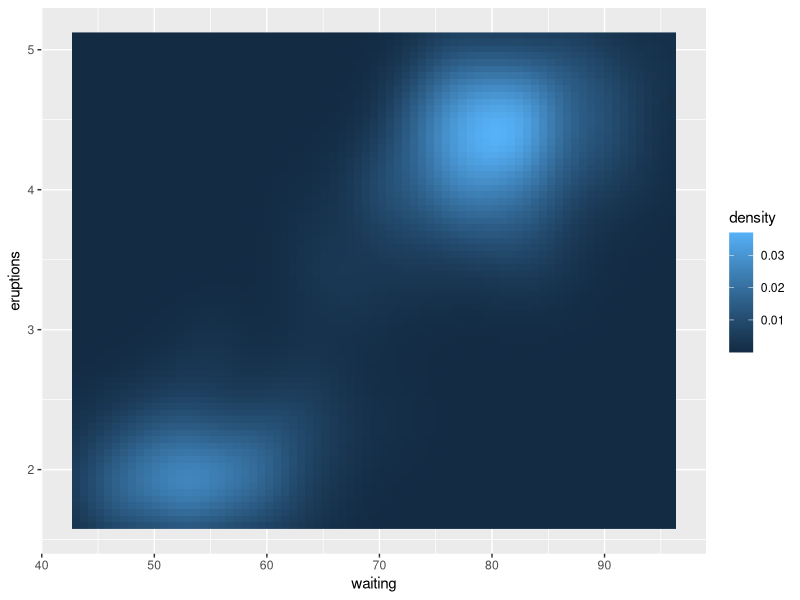
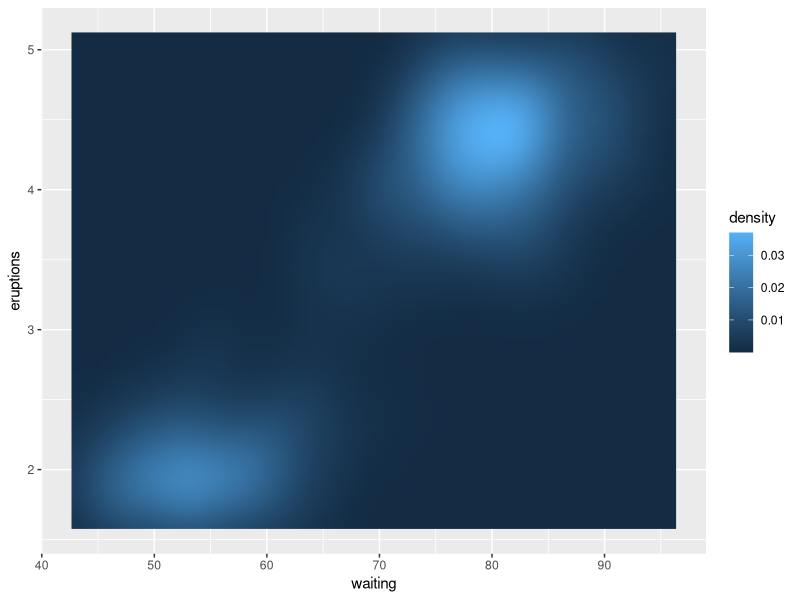
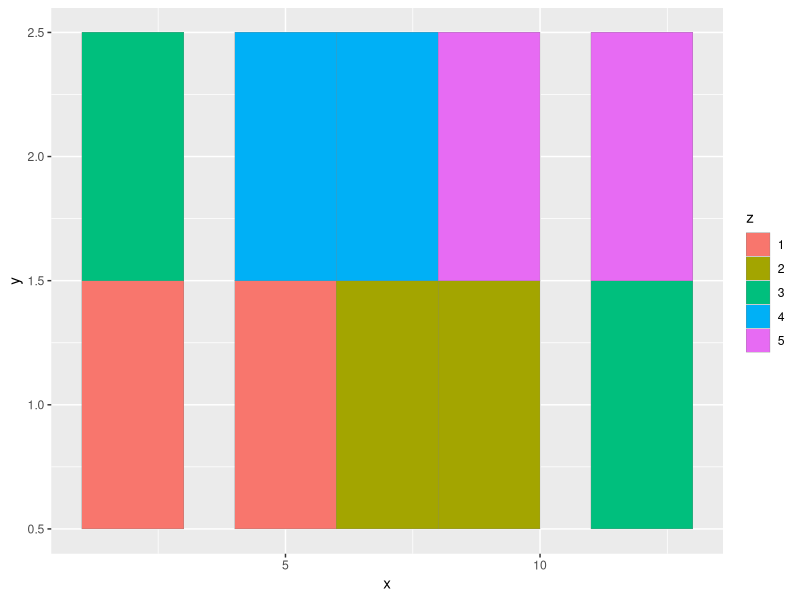
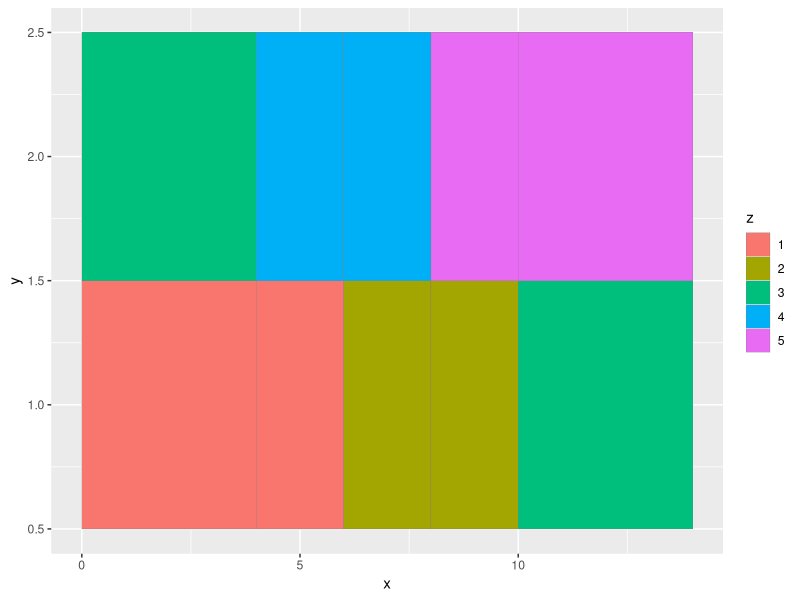
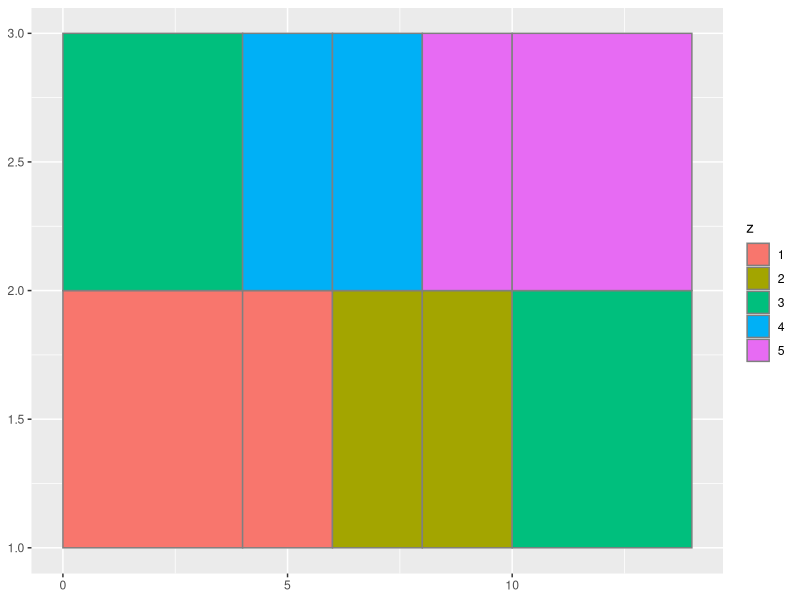
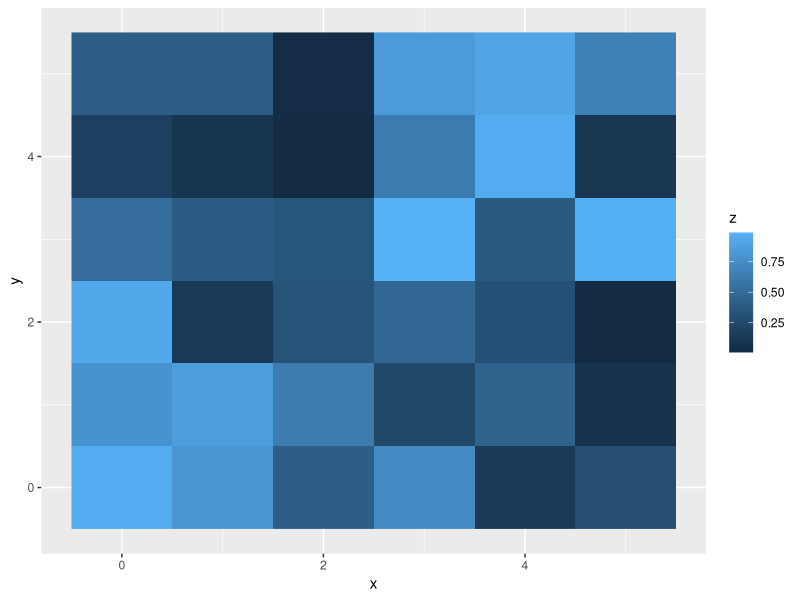
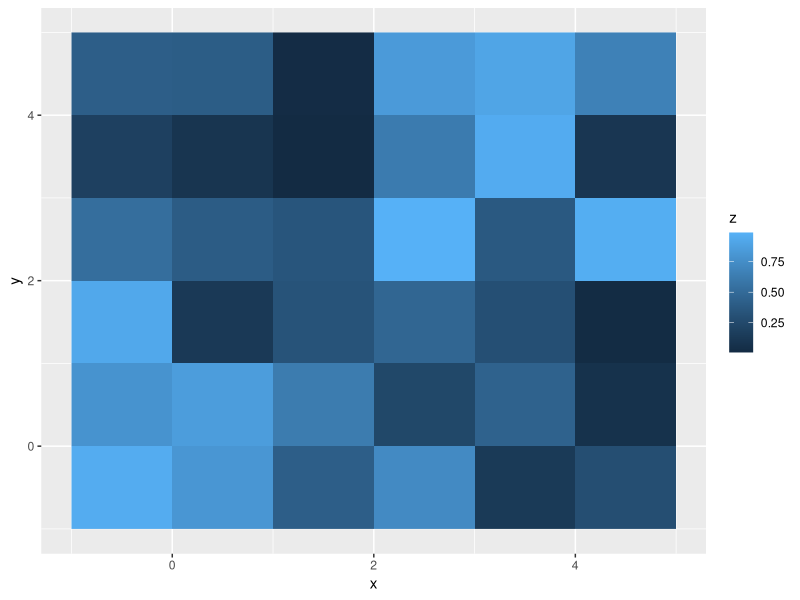
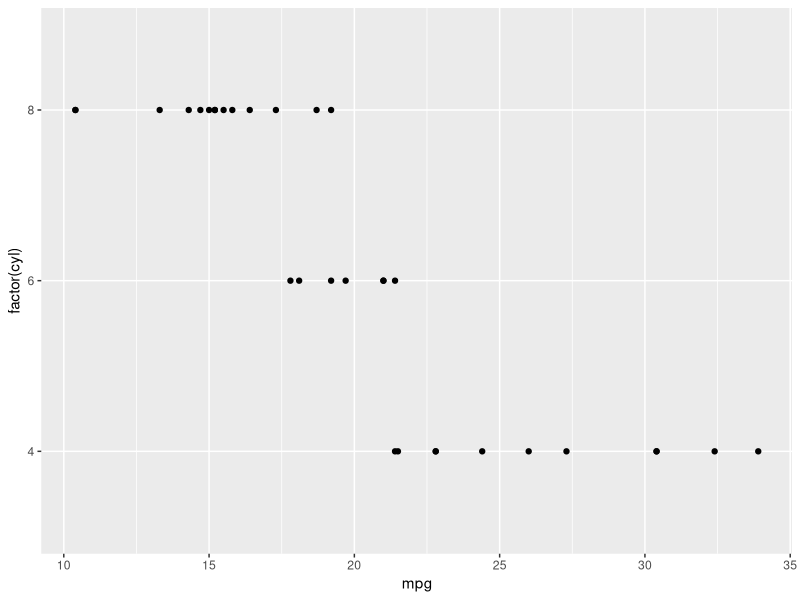

The R source for these figures, in order:
library(ggplot2)


### Name: geom_raster
### Title: Rectangles
### Aliases: geom_raster geom_rect geom_tile

### ** Examples

# The most common use for rectangles is to draw a surface. You always want
# to use geom_raster here because it's so much faster, and produces
# smaller output when saving to PDF
ggplot(faithfuld, aes(waiting, eruptions)) +
 geom_raster(aes(fill = density))

# Interpolation smooths the surface & is most helpful when rendering images.
ggplot(faithfuld, aes(waiting, eruptions)) +
 geom_raster(aes(fill = density), interpolate = TRUE)

# If you want to draw arbitrary rectangles, use geom_tile() or geom_rect()
df <- data.frame(
  x = rep(c(2, 5, 7, 9, 12), 2),
  y = rep(c(1, 2), each = 5),
  z = factor(rep(1:5, each = 2)),
  w = rep(diff(c(0, 4, 6, 8, 10, 14)), 2)
)
ggplot(df, aes(x, y)) +
  geom_tile(aes(fill = z), colour = "grey50")
ggplot(df, aes(x, y, width = w)) +
  geom_tile(aes(fill = z), colour = "grey50")
ggplot(df, aes(xmin = x - w / 2, xmax = x + w / 2, ymin = y, ymax = y + 1)) +
  geom_rect(aes(fill = z), colour = "grey50")

## No test: 
# Justification controls where the cells are anchored
df <- expand.grid(x = 0:5, y = 0:5)
df$z <- runif(nrow(df))
# default is compatible with geom_tile()
ggplot(df, aes(x, y, fill = z)) + geom_raster()
# zero padding
ggplot(df, aes(x, y, fill = z)) + geom_raster(hjust = 0, vjust = 0)

# Inspired by the image-density plots of Ken Knoblauch
cars <- ggplot(mtcars, aes(mpg, factor(cyl)))
cars + geom_point()
cars + stat_bin2d(aes(fill = stat(count)), binwidth = c(3,1))
cars + stat_bin2d(aes(fill = stat(density)), binwidth = c(3,1))

cars + stat_density(aes(fill = stat(density)), geom = "raster", position = "identity")
cars + stat_density(aes(fill = stat(count)), geom = "raster", position = "identity")
## End(No test)
